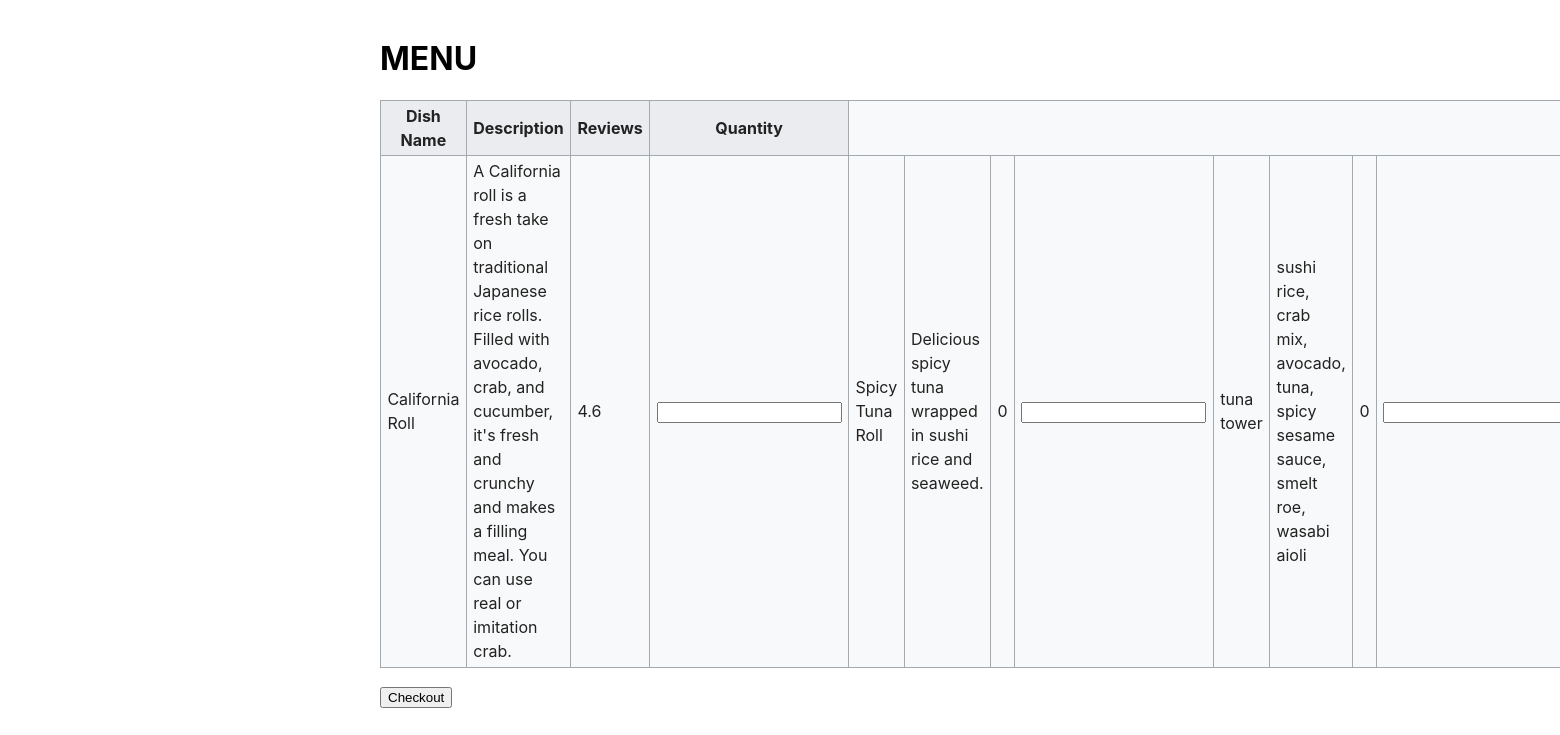
Page /orders/menu/ on the committed database.
### orders/models.py (models this page shows, shortened)
class Dish(models.Model):
    name = models.CharField(max_length=60)
    description = models.TextField()
    price = models.IntegerField(default=100)
    def __str__(self):
        return self.name
    def rating(self):
        reviews = self.review_set.all()
        if not reviews:
            return 0
        return sum(x.rating for x in reviews) / len(reviews)

class Review(models.Model):
    dish = models.ForeignKey(Dish, on_delete=models.CASCADE)
    reviewer = models.ForeignKey(User, on_delete=models.DO_NOTHING)
    rating = models.IntegerField(
        default=5,
        validators=[MaxValueValidator(5), MinValueValidator(1)]
    )
    review_text = models.TextField(blank=True, null=True)

### orders/views.py (the view)
# urls.py: path('menu', views.menu, name='menu'),
def menu(request):
    context = {'items': Dish.objects.all()}
    print(Dish.objects.all())
    return render(request, 'orders/menu.html', context)

### management/templates/orders/menu.html (shortened to what this page needs)
<!DOCTYPE html>
<html lang="en">
<head>
</head>
<body>
<h1>MENU</h1>
<table class="menu">
    <tr>
        <th>Dish Name</th>
        <th>Description</th>
        <th>Reviews</th>
        <th>Quantity</th>
    </tr>
    {% for d in items %}
        <td>{{ d.name }}</td>
        <td>{{ d.description }}</td>
        <td>{{ d.rating }}</td>
        <td><input type="number" min="0" name="{{ d.pk }}"/></td>
    {% endfor %}
</table>
<input type="submit" value="Checkout"/>
</body>
</html>

### management/templates/orders/menu.html (style rules this page uses)
body { font-family: -apple-system, BlinkMacSystemFont, "Segoe UI", Helvetica, Arial, sans-serif, "Apple Color Emoji", "Segoe UI Emoji", "Segoe UI Symbol"; margin: 40px auto; max-width: 800px; padding: 0 10px; font-size: 16px; line-height: 1.5; word-wrap: break-word; }
h1, h2, h3 { line-height: 1.2 }
.menu { background-color: #f8f9fa; color: #222; margin: 1em 0; border: 1px solid #a2a9b1; border-collapse: collapse }
.menu > tr > th, .menu > tr > td, .menu > * > tr > th, .menu > * > tr > td { border: 1px solid #a2a9b1; padding: 0.2em 0.4em }
.menu > tr > th, .menu > * > tr > th { background-color: #eaecf0; text-align: center }

### rows in the picture
Dish: name "California Roll", description "A California roll is a fresh take on traditional Japanese rice rolls. Filled with avocado, crab, and cucumber, it's fresh and crunchy and makes a filling meal. You can use real or imitation crab.", rating "4.6"
Dish: name "Spicy Tuna Roll", description "Delicious spicy tuna wrapped in sushi rice and seaweed.", rating "0"
Dish: name "tuna tower", description "sushi rice, crab mix, avocado, tuna, spicy sesame sauce, smelt roe, wasabi aioli", rating "0"
